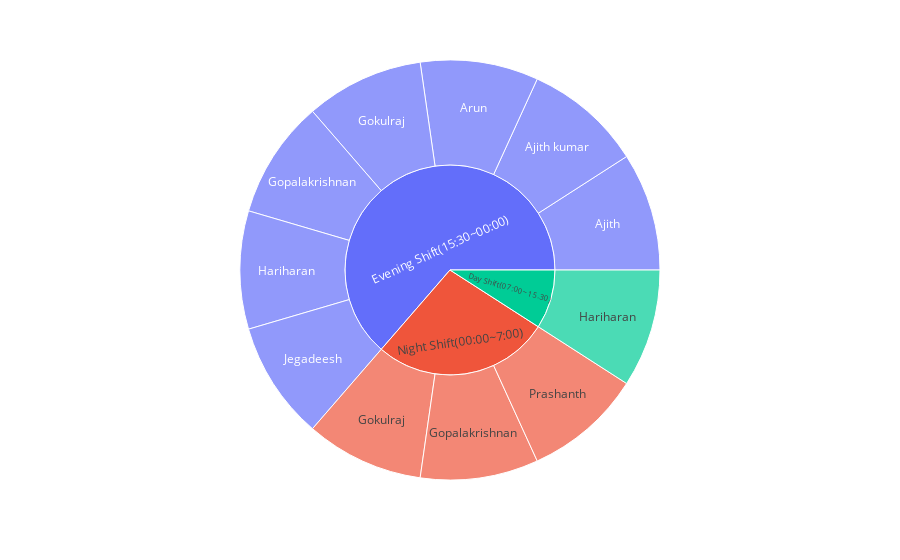

Notebook code cell kept with this figure:
### Code cell
fig = px.sunburst(shifts,path=["Shift", "Inspector"])

fig.show()

### Figure 1 — Plotly figure (JSON) as saved in the notebook; plotly's stock layout.template omitted (floating-point values rounded to 4 significant figures)
{"data": [{"branchvalues": "total", "domain": {"x": [0, 1], "y": [0, 1]}, "hovertemplate": "labels=%{label}<br>count=%{value}<br>parent=%{parent}<br>id=%{id}<extra></extra>", "ids": ["Evening Shift(15:30~00:00)/Ajith", "Evening Shift(15:30~00:00)/Ajith kumar", "Evening Shift(15:30~00:00)/Arun", "Evening Shift(15:30~00:00)/Gokulraj", "Night Shift(00:00~7:00)/Gokulraj", "Evening Shift(15:30~00:00)/Gopalakrishnan", "Night Shift(00:00~7:00)/Gopalakrishnan", "Day Shift(07:00~15.30)/Hariharan", "Evening Shift(15:30~00:00)/Hariharan", "Evening Shift(15:30~00:00)/Jegadeesh", "Night Shift(00:00~7:00)/Prashanth", "Day Shift(07:00~15.30)", "Evening Shift(15:30~00:00)", "Night Shift(00:00~7:00)"], "labels": ["Ajith", "Ajith kumar", "Arun", "Gokulraj", "Gokulraj", "Gopalakrishnan", "Gopalakrishnan", "Hariharan", "Hariharan", "Jegadeesh", "Prashanth", "Day Shift(07:00~15.30)", "Evening Shift(15:30~00:00)", "Night Shift(00:00~7:00)"], "name": "", "parents": ["Evening Shift(15:30~00:00)", "Evening Shift(15:30~00:00)", "Evening Shift(15:30~00:00)", "Evening Shift(15:30~00:00)", "Night Shift(00:00~7:00)", "Evening Shift(15:30~00:00)", "Night Shift(00:00~7:00)", "Day Shift(07:00~15.30)", "Evening Shift(15:30~00:00)", "Evening Shift(15:30~00:00)", "Night Shift(00:00~7:00)", "", "", ""], "type": "sunburst", "values": [1, 1, 1, 1, 1, 1, 1, 1, 1, 1, 1, 1, 7, 3]}], "layout": {"legend": {"tracegroupgap": 0}, "margin": {"t": 60}}}
